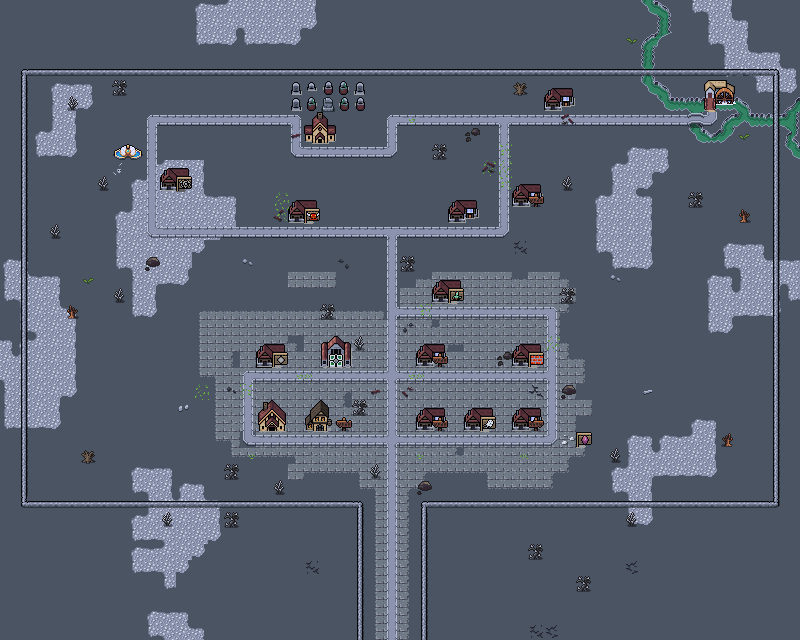

Tiled map render using the project's own tile images. Description and the map definition, with tile-layer contents summarised, below:
An orthogonal 50x40 tile map with 16x16 px tiles, 4 tile layers (Background, Ground, Walls, Overlay), 5 tilesets and 44 objects.

<map version="1.10" tiledversion="1.10.1" orientation="orthogonal" renderorder="right-down" width="50" height="40" tilewidth="16" tileheight="16" infinite="0" nextlayerid="6" nextobjectid="104">
 <editorsettings>
  <export target="wastetown..tmx" format="tmx" />
 </editorsettings>
 <properties>
  <property name="preventEscape" type="bool" value="true" />
 </properties>
 <tileset firstgid="1" source="../../tileset/main.tsx" />
 <tileset firstgid="10113" source="../../tileset/buildings.tsx" />
 <tileset firstgid="11905" source="../../tileset/buildings-nocollide.tsx" />
 <tileset firstgid="13697" source="../../tileset/rivers.tsx" />
 <tileset firstgid="30977" source="../../tileset/rivers-nocolide.tsx" />
 <layer id="1" name="Background" width="50" height="40">
  <data>[2000 cells, 2000 non-empty, 18 distinct tile ids]</data>
 </layer>
 <layer id="2" name="Ground" width="50" height="40">
  <data>[2000 cells, 587 non-empty, 55 distinct tile ids]</data>
 </layer>
 <layer id="3" name="Walls" width="50" height="40">
  <properties>
   <property name="spriteLayer" type="bool" value="true" />
  </properties>
  <data>[2000 cells, 289 non-empty, 54 distinct tile ids]</data>
 </layer>
 <layer id="5" name="Overlay" width="50" height="40">
  <data>[2000 cells, 55 non-empty, 25 distinct tile ids]</data>
 </layer>
 <objectgroup id="4" name="Objects">
  <object id="38" template="../../obj/entry_up.tx" x="364" y="592" width="56" height="16" />
  <object id="55" template="../../obj/treasure.tx" x="432" y="304" visible="0">
   <properties>
    <property name="reward">[{
	  "count":4,
	  "type":"Union",
	  "cardUnion": [
		{
		  "count":1,
		  "subTypes": ["Zombie"]
		},
		{
		  "count":1,
		  "cardText": "Zombie"
		}
	  ]
	}]</property>
   </properties>
  </object>
  <object id="51" template="../../obj/treasure.tx" x="512" y="368" visible="0">
   <properties>
    <property name="reward">[{
      "count":4,
      "subTypes": ["Wall"]
    }]</property>
   </properties>
  </object>
  <object id="53" template="../../obj/treasure.tx" x="464" y="432" visible="0">
   <properties>
    <property name="reward">[{
	  "count":4,
	  "type":"Union",
	  "cardUnion": [
		{
		  "count":1,
		  "subTypes": ["Spirit"]
		},
		{
		  "count":1,
		  "cardText": "Spirit"
		}
	  ]
	}]</property>
   </properties>
  </object>
  <object id="64" template="../../obj/treasure.tx" x="256" y="373" visible="0">
   <properties>
    <property name="reward">[{
      "count":4,
      "colorType": "Colorless"
    }]</property>
   </properties>
  </object>
  <object id="65" template="../../obj/treasure.tx" x="289.5" y="227.25" visible="0">
   <properties>
    <property name="reward">[{
	  "count":4,
	  "type":"Union",
	  "cardUnion": [
		{
		  "count":1,
		  "subTypes": ["Demon"]
		},
		{
		  "count":1,
		  "cardText": "Demon"
		}
	  ]
	}]</property>
   </properties>
  </object>
  <object id="66" template="../../obj/treasure.tx" x="96" y="144" />
  <object id="67" template="../../obj/enemy.tx" x="495.333" y="236.667">
   <properties>
    <property name="enemy" value="Demon" />
    <property name="threatRange" type="int" value="5000" />
   </properties>
  </object>
  <object id="68" template="../../obj/enemy.tx" x="473.333" y="350.667">
   <properties>
    <property name="enemy" value="Demon" />
    <property name="threatRange" type="int" value="5000" />
   </properties>
  </object>
  <object id="69" template="../../obj/enemy.tx" x="219.333" y="212.667">
   <properties>
    <property name="enemy" value="Demon" />
    <property name="threatRange" type="int" value="5000" />
   </properties>
  </object>
  <object id="70" template="../../obj/enemy.tx" x="240.667" y="396.667">
   <properties>
    <property name="enemy" value="Demon" />
    <property name="threatRange" type="int" value="5000" />
   </properties>
  </object>
  <object id="71" template="../../obj/enemy.tx" x="658" y="303.333">
   <properties>
    <property name="enemy" value="Demon" />
    <property name="threatRange" type="int" value="5000" />
   </properties>
  </object>
  <object id="72" template="../../obj/enemy.tx" x="534.667" y="482">
   <properties>
    <property name="enemy" value="Demon" />
    <property name="threatRange" type="int" value="5000" />
   </properties>
  </object>
  <object id="73" template="../../obj/enemy.tx" x="354.667" y="291.333">
   <properties>
    <property name="enemy" value="Demon" />
    <property name="threatRange" type="int" value="5000" />
   </properties>
  </object>
  </objectgroup>
</map>
<!-- 30 of 44 objects omitted -->
